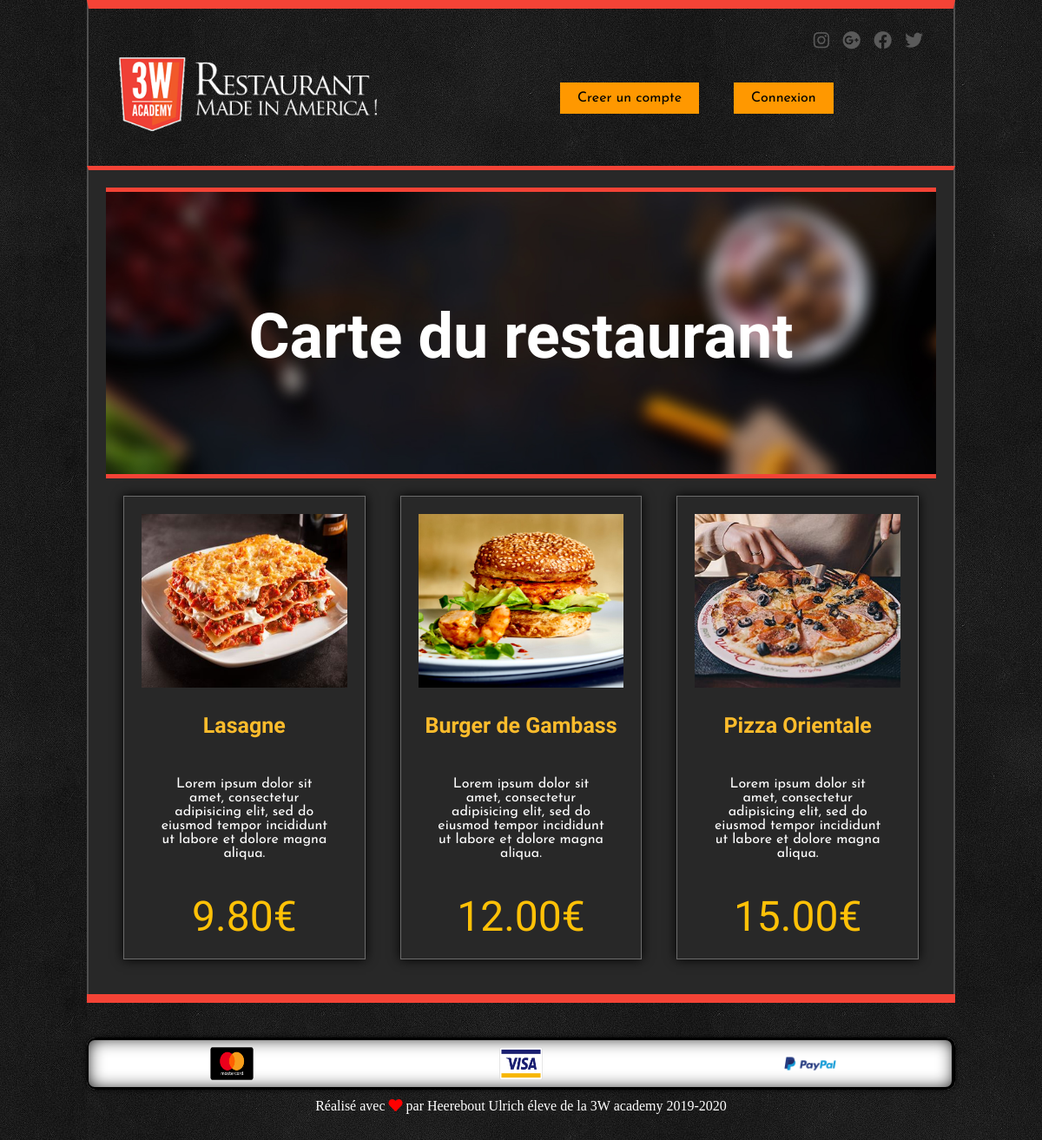
The page / on the database its author committed.
### tables this page shows
CREATE TABLE `meal` (
  `id` int(11) NOT NULL,
  `name` varchar(355) NOT NULL,
  `description` varchar(355) NOT NULL,
  `prix` float NOT NULL,
  `photo` varchar(355) NOT NULL
);

### controllers/meal.php (called while the page is built, shortened)
<?php
require "models/meal.php";
class MealController{
    public function __construct(){
    $this->Meal=new Meal();
    }
    public function listMeal(){
        $meals=$this->Meal->getMeals();
        require "www/layout.phtml";
    }
}

### models/user.php (called while the page is built, shortened)
<?php
class User{
    public function __construct(){
    $this->database=new Database();
    }
}
?>

### config/database.php (called while the page is built)
<?php
class Database {
private $bdd;
public function __construct(){
$this->bdd=new PDO('mysql:host=localhost;dbname=*;charset=utf8','*','*');
}
public function getBdd(){
    return $this->bdd;
}
}
?>

### controllers/user.php (called while the page is built, shortened)
<?php
require "models/user.php";
class UserController{
public function is_connect(){
if(!empty($_SESSION['user'])){
    return true;
}
else { return false; }
}
}
?>

### models/meal.php (called while the page is built, shortened)
<?php
class Meal{
private $bdd;
    public function __construct(){
    $this->database=new Database();
    $this->bdd=$this->database->getBdd();
    }
    public function getMeals(){
    $query=$this->bdd->prepare("SELECT *, ROUND(prix, 2) as prix2 FROM meal");
    $query->execute();
    $meals=$query->fetchAll();
    return $meals;
    }
}
?>

### www/home.phtml (the view)
<div class="section-title">
        <h2 class="animated fadeIn delay-1s">Carte du restaurant</h2>
</div>
	<section id="articles" class="display1 container">
	    <?php foreach($meals as $plat): ?>
    <article class="">
    <a href="#"><img width="400px" height="300px" src='www/images/<?= $plat['photo'] ?>'></a>
   		<h3><?= $plat['name'] ?></h3>
			<p><?= $plat['description'] ?></p>
			<span class='price'><?= $plat['prix2']."€" ?></span>
    </article>
    <?php endforeach; ?>
	</section>

### index.php (shortened to what this page needs)
<?php
require "config/database.php";
require "controllers/meal.php";
require "controllers/user.php";
$mealcontroller = new MealController();
$usercontroller = new UserController();
$bookingcontroller = new BookingController();
$admincontroller = new AdminController();
$ordercontroller = new OrderController();
if(isset($_GET['action'])){
    switch($_GET['action']){
        case 'create':
      $usercontroller->create_account();
      break;
        case 'connect':
      $usercontroller->connexion();
      break;
         case 'booking':
      $bookingcontroller->booking();
      break;
        case 'deconnect':
      $usercontroller->deconnect();
      break;
        case 'order':
      $ordercontroller->order();
      break;
       case 'cmdAjax':
      $ordercontroller->cmdAjax();
      break;
      case 'admin':
      $admincontroller->admin();
      break;
       case 'deconnectadmin':
      $admincontroller->deconnectAdmin();
      break;
      case 'ajouter_produit':
      $mealcontroller->ajouter_produit();
      break;
      case 'editer_produit':
      $mealcontroller->editer_produit();
      break;
      case 'affichage_reservation':
      $bookingcontroller->AffichageResa();
      break;
      case 'supprimer_produit':
      $mealcontroller->supprimer_produit();
      break;
      case 'supprimer_reservation':
      $bookingcontroller->supprimer_reservation();
      break;
       case 'affichage_commandes':
      $ordercontroller->displayOrder();
      break;
      case 'supprimer_commande':
      $ordercontroller->supprimer_commande();
      break;
      case 'affichage_utilisateurs':
      $usercontroller->DisplayUsers();
      break;
      case 'affichage_details_commande':
      $ordercontroller->detail_commande();
      break;
    }
}
else { $mealcontroller->listMeal(); }

### www/layout.phtml (shortened to what this page needs)
<?php $user = new UserController(); ?>
<!DOCTYPE html>
<html lang="fr">
<head>
    <link rel="stylesheet" href="https://cdnjs.cloudflare.com/ajax/libs/animate.css/3.7.2/animate.min.css">
    <link rel="stylesheet" type="text/css" href="https://necolas.github.io/normalize.css/8.0.1/normalize.css" media="all" />
    <link rel="stylesheet" href="https://cdnjs.cloudflare.com/ajax/libs/font-awesome/5.11.2/css/all.css" type="text/css" />
    <link rel="stylesheet" href="www/css/style.css" type="text/css" />
</head>
<body>
<header>
<div class="top-header">
    <div class="social-links">
      <i class="fab fa-instagram"></i>
      <i class="fab fa-google-plus"></i>
      <i class="fab fa-facebook"></i>
      <i class="fab fa-twitter"></i>
    </div>
</div>
<div class="head">
<a href="index.php"><img src="www/images/logo-restaurant.png" alt="logo restaurant"></a>
<?php if($user->is_connect() == true): ?>
<nav class="container animated bounceIn delay-1s">
<a class="logout" href="index.php?action=booking"><i class="fas fa-sign-out-alt"></i> Réserver</a>
<a class="logout" href="index.php?action=order"><i class="fas fa-cart-arrow-down"></i> Commander</a>
<a class="logout cancel" href="index.php?action=deconnect"><i class="fas fa-sign-out-alt"></i> Deconnexion</a>
</nav>
</div>
<span>Bonjour <strong><?= $_SESSION['user']['nom']." ". $_SESSION['user']['prenom'] ?></strong>!</span>
<?php else: ?>
<nav class="container animated zoomInDown delay-1s">
<a href="index.php?action=create">Creer un compte</a>
<a href="index.php?action=connect">Connexion</a>
</nav>
</div>
<?php endif; ?>
</header>
<main class="container">
<?php require $template ?>
</main>
<footer class="container">
    <div class="logo cert container">
        <img width="60px" height="60px" src="www/images/mastercard.png" alt="logo mastercard">
        <img width="60px" height="60px" src="www/images/visa.png" alt="logo visa">
        <img width="60px" height="60px" src="www/images/paypal.png" alt="logo paypal">
    </div>
    </span>Réalisé avec <i class="fas fa-heart"></i> par Heerebout Ulrich éleve de la 3W academy 2019-2020</span>
</footer>
</body>
</html>

### www/css/style.css (style rules this page uses)
* { box-sizing:border-box; }
header { margin: 0 auto; text-align: center; border-top: 10px solid #F44336; padding: 25px; max-width: 1000px; border-left: 2px solid #505050; border-right: 2px solid #505050; background-image: url(../images/pattern-body.jpg); }
body { margin: 0 auto; background-color: #585858; background-image: url(../images/pattern-body.jpg); background-attachment: fixed; color: white; }
.container { max-width: 1000px; margin:0 auto; }
.top-header,.top-header i { text-align: right; font-size: 1.3rem; color: #5a5a5a; padding:0 5px; }
.head { display: flex; }
.section-title { padding-top: 104px; padding-bottom: 96px; background: url(../images/bg-title.jpg) no-repeat 50% 0; background-size: cover; text-align: center; border-top: 5px solid #f44336; border-bottom: 5px solid #f44336; }
header a { text-align: left; }
header img { width:80%; }
header nav { display: flex; align-items: center; }
header nav a { background-color: #ff9800; padding: 10px 20px; margin: 20px; color: black; text-decoration: none; font-family: 'Josefin Sans', sans-serif; }
main { border-top: 5px solid #f44336; border-left: 2px solid #505050; border-right: 2px solid #505050; background-color: #282828; text-align: center; min-height: 600px; margin: 0; padding: 20px; }
h1,h2,h3 { text-align: center; color:white; font-family:'Fredericka the Great'; }
h2 { font-size: 2rem; margin: 0px; padding: 20px; }
.section-title h2 { padding: 20px; margin: 0; font-size: 72px; }
h3 { color: #fdbc2c; font-size:25px; }
section#articles.display1 { display: grid; grid-template-columns: repeat(auto-fill,minmax(300px, 1fr)); }
section#articles p { padding: 20px; color: white; }
article { margin: 20px; border: 1px solid #6c6c6c; padding: 20px; webkit-box-shadow: 3px 0px 19px 0px rgba(50, 50, 50, 0.4); -moz-box-shadow: 3px 0px 19px 0px rgba(50, 50, 50, 0.4); box-shadow: 0px 0px 12px 0px rgb(0, 0, 0); font-family: 'Josefin Sans', sans-serif; text-align: center; color: white; }
section#articles img { width: 100%; height:200px; }
span.price { font-family: 'Fredericka the Great'; font-size: 3rem; color: #FFC107; }
footer { text-align: center; border-top: 10px solid #F44336; padding: 30px 0px; color: white; background-image: url(../images/pattern-body.jpg); }
.logo.cert { display: flex; justify-content: space-around; background-color: white; width: 100%; margin: 10px 0px; border-radius: 10px; box-shadow: -1px 0px 0px 3px #000000 inset, 0 0 20px #000000 inset, 0 0 5px #000000; }
i.fas.fa-heart { color: red; }

### rows shown on the page
meal: photo (picture), name "Lasagne", description "Lorem ipsum dolor sit amet, consectetur adipisicing elit, sed do eiusmod tempor incididunt ut labore et dolore magna aliqua.", prix2 "9.80"
meal: photo (picture), name "Burger de Gambass", description "Lorem ipsum dolor sit amet, consectetur adipisicing elit, sed do eiusmod tempor incididunt ut labore et dolore magna aliqua.", prix2 "12.00"
meal: photo (picture), name "Pizza Orientale", description "Lorem ipsum dolor sit amet, consectetur adipisicing elit, sed do eiusmod tempor incididunt ut labore et dolore magna aliqua.", prix2 "15.00"
